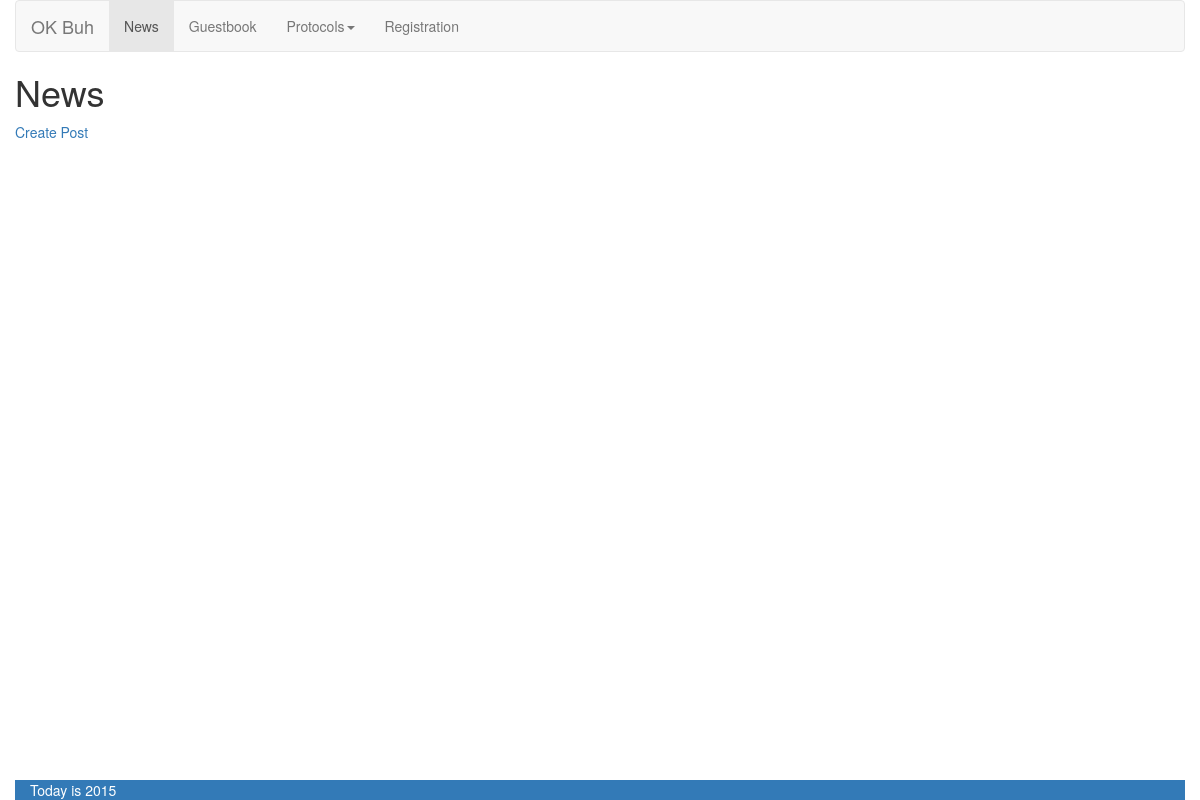
Before: / with the older database file.
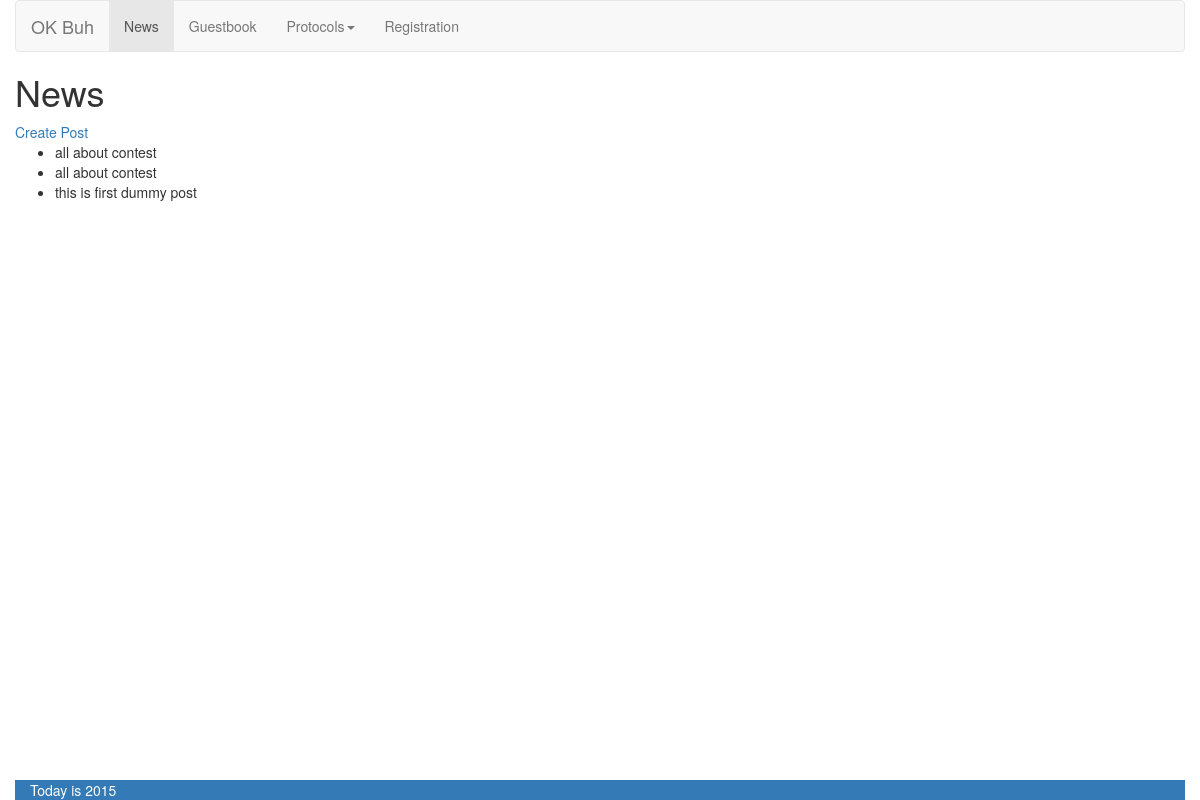
After: the same page with the newer database file.
### tables this page shows
CREATE TABLE `buh_posts` (
  `id_post` int(11) NOT NULL AUTO_INCREMENT,
  `id_user` int(11) NOT NULL,
  `date_time` timestamp NOT NULL DEFAULT CURRENT_TIMESTAMP,
  `content` text NOT NULL,
  `prev_content` text NOT NULL,
  `title` varchar(45) DEFAULT NULL,
  PRIMARY KEY (`id_post`),
  KEY `id_user` (`id_user`),
  CONSTRAINT `buh_posts_ibfk_1` FOREIGN KEY (`id_user`) REFERENCES `buh_users` (`id_user`)
);

### config.php (called while the page is built, shortened)
<?php
function autoload($classname) {
    $clsFile = __DIR__.DS.CLS_DIR.DS.$classname.'.php';
    $clsFileUtils = __DIR__.DS.CLS_DIR.DS.'utils'.DS.$classname.'.php';
    $clsFileModel = __DIR__.DS.CLS_DIR.DS.'models'.DS.$classname.'.php';
    $clsFileController = __DIR__.DS.CLS_DIR.DS.'controllers'.DS.$classname.'.php';
    if(file_exists($clsFile)) {
        return true;
    } elseif (file_exists($clsFileUtils)) {
        return true;
    } elseif(file_exists($clsFileModel)) {
        return true;
    } elseif (file_exists($clsFileController)) {
        require_once $clsFileController;
        return true;
    }
    return false;
}

### inc/View.php (called while the page is built, shortened)
<?php
class View
{
    public function render($tplName)
    {
        $stylesheetLink = self::generateLink(array('css', 'bootstrap.css'));
        $newsLink = self::generateLink(array('news'));
        $guestbookLink = self::generateLink(array('guestbook'));
        $registerLink = self::generateLink(array('registration'));
        include 'inc/views/pages/' . $tplName . '.php';
    }
    public static function lang($label)
    {
        return $label;
    }
    public static function generateLink(array $params)
    {
        $address = implode('/', $params);
        return BASE_URL . "/$address";
    }
}

### inc/controllers/NewsController.php (called while the page is built, shortened)
<?php
class NewsController extends Controller
{
    public function defaultAction($pageNum = 1)
    {
        $this -> view -> newsList = NewsModel::getNewsListPrepared((int)$pageNum);
        $this -> view -> render('news');
    }
}

### index.php (called while the page is built)
<?php
include 'config.php';
new Router();

### inc/utils/DB.php (called while the page is built, shortened)
<?php
class DB extends PDO{
    protected static $_instance;
    public static function getInstance() {
        if (self::$_instance === null) {
            self::$_instance = new self;
        }
        return self::$_instance;
    }
}

### inc/models/NewsModel.php (called while the page is built, shortened)
<?php
class NewsModel extends Model
{
    public static function getNewsListPrepared($pageNum)
    {
        $page = parent::checkPage($pageNum);
        $offset = ($page - 1) * LIMIT_PER_PAGE;
        $limit = LIMIT_PER_PAGE;
        $sth = DB::getInstance()->prepare('SELECT `id_post`,`id_user`,`date_time`,`prev_content` FROM `buh_posts`  ORDER BY
`date_time` DESC LIMIT :limit OFFSET :offset');
        $sth->bindValue(':offset', (int)$offset, PDO::PARAM_INT);
        $sth->bindValue(':limit', (int)$limit, PDO::PARAM_INT);
        $sth->execute();
        $news = $sth->fetchAll();
        return $news;
    }
}

### inc/Model.php (called while the page is built, shortened)
<?php
class Model {
    public static function checkPage($page)
    {
        $page = (is_int($page))?$page:(int) $page;
        $page = ($page > 0 and $page <= PHP_INT_MAX)?$page:1;
        return $page;
    }
}

### inc/views/pages/news.php (the view)
<?php require 'inc/views/divs/header.php' ?>
    <h1><?= View::lang('News') ?></h1>
    <a href="<?= View::generateLink(array('news', 'create')) ?>"><?= View::lang('Create Post') ?></a>
    <ul>
        <?php foreach ($this->newsList as $post) { ?>
            <li><?= $post['prev_content'] ?></li> <?php } ?>
    </ul>
<?php require 'inc/views/divs/footer.php' ?>

### inc/Router.php (shortened to what this page needs)
<?php
class Router
{
    public function __construct()
    {
        $url = (isset($_GET['url'])) ? trim($_GET['url']) : DEFAULT_CONTROLLER;
        $url = rtrim($url, '/');
        $urlParam = explode('/', $url);
        $actionParams = array_slice($urlParam, 2);
        $controller = new $controllerName;
        $actionName = (isset($urlParam[1])) ? $urlParam[1] : DEFAULT_ACTION;
        $actionName .= 'Action';
        if (method_exists($controller, $actionName)) {
            call_user_func_array(array($controller, $actionName), $actionParams);
        } else {
            throw new Exception ('Method not exists');
        }
    }
}

### inc/views/divs/header.php (shortened to what this page needs)
<!DOCTYPE html>
<html lang="en">
<head>
    <link rel="stylesheet" href="<?= $stylesheetLink?>"/>
</head>
<body>
<div class="container-fluid">
<nav class="navbar navbar-default">
    <div class="container-fluid">
        <div class="navbar-header">
            <a class="navbar-brand" href="#"><?=View::lang('OK Buh')?></a>
        </div>
        <div class="collapse navbar-collapse" id="bs-example-navbar-collapse-1">
            <ul class="nav navbar-nav">
                <li class="active"><a href="<?=$newsLink?>"><?=View::lang('News')?></a></li>
                <li><a href="<?=$guestbookLink?>"><?=View::lang('Guestbook')?></a></li>
                <li class="dropdown">
                    <a href="#" class="dropdown-toggle" data-toggle="dropdown" role="button" aria-expanded="false">
                        <?=View::lang('Protocols')?><span class="caret"></span></a>
                </li>
                <li><a href="<?=$registerLink?>"><?=View::lang('Registration')?></a></li>
            </ul>
        </div>
    </div>
</nav>

### inc/views/divs/footer.php
</div>
<div id="" class="footer navbar-fixed-bottom">
    <div class="container bg-primary">
        <?= View::lang('Today is ') . date("Y") ?>
    </div>
</div>
</body>
</html>

Changed rows visible on the page:
added buh_posts: prev_content "all about contest"
added buh_posts: prev_content "all about contest"
added buh_posts: prev_content "this is first dummy post"
